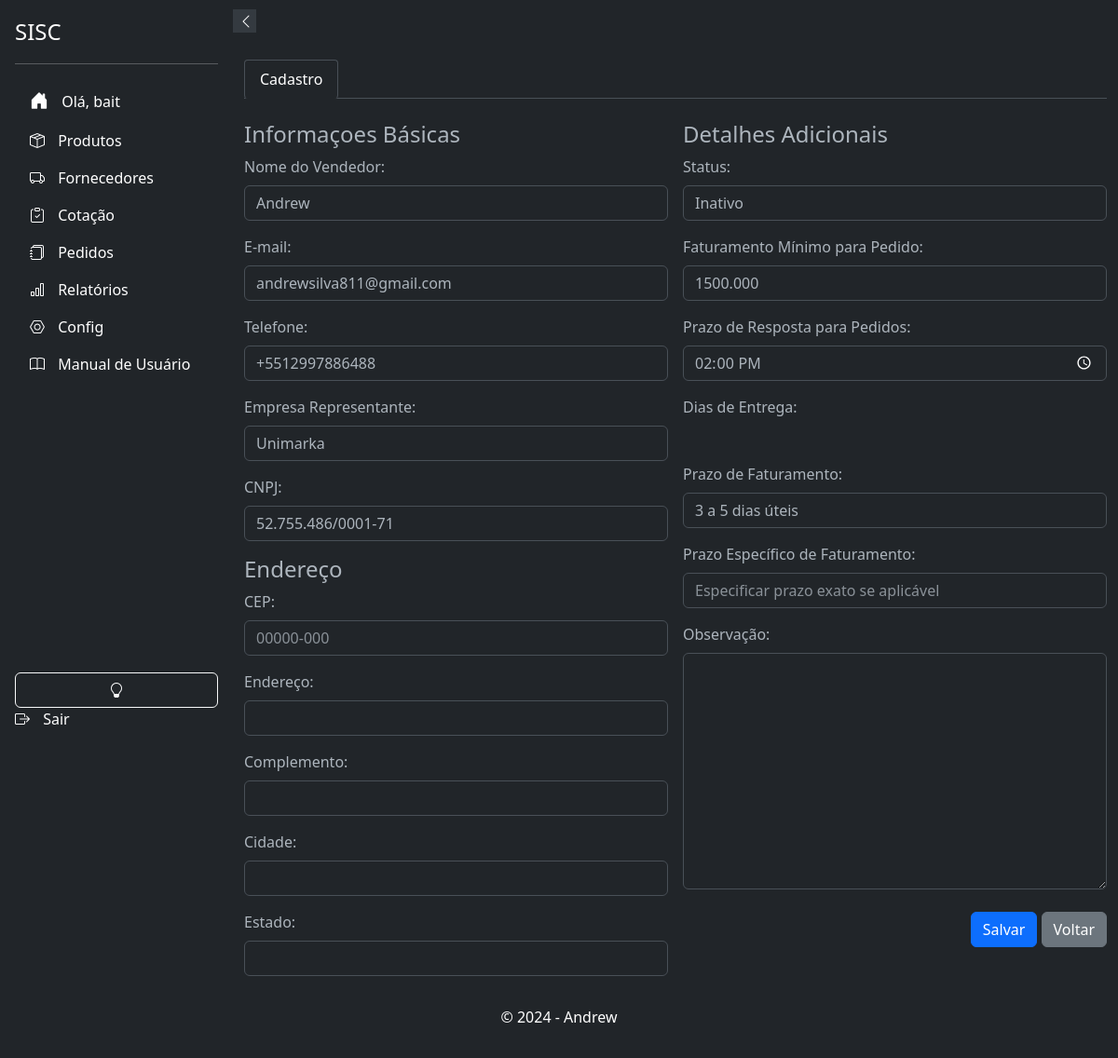
Page /suppliers/13/update/ (signed in) on the earlier database version.
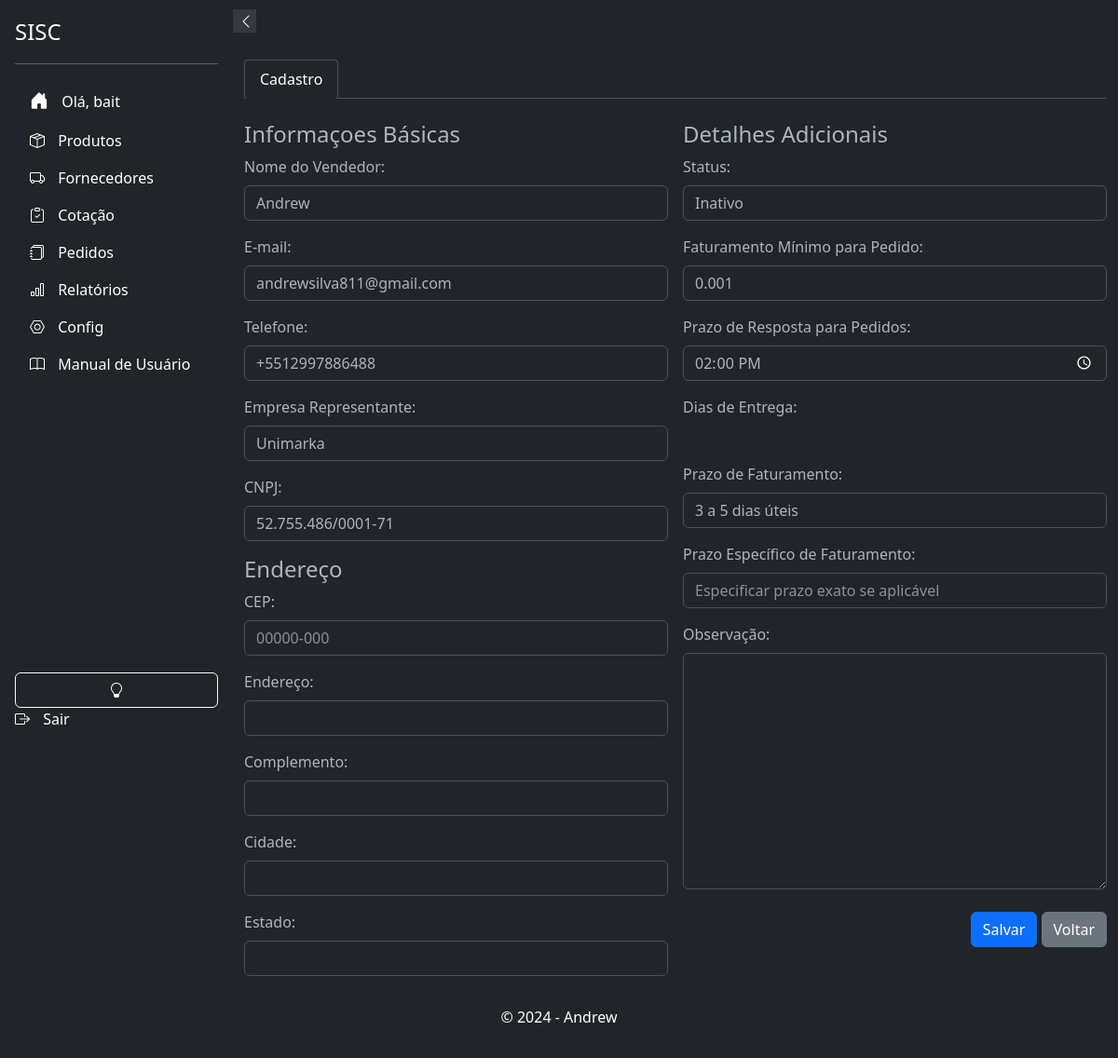
Same page on the later database version.
### suppliers/models.py (models this page shows, shortened)
class Supplier(models.Model):
    user = models.ForeignKey(settings.AUTH_USER_MODEL, on_delete=models.CASCADE, blank=True, null=True)
    name = models.CharField(max_length=255)
    email = models.EmailField(unique=True)
    phone_regex = RegexValidator(regex=r'^\+?\d{10,15}$', message="Número de telefone no formato: '+999999999'. Até 15 dígitos.", )
    phone = models.CharField(validators=[phone_regex], max_length=17, blank=True)
    company = models.CharField(max_length=255, null=True, blank=True)
    cnpj = models.CharField(max_length=18, unique=True, validators=[validate_cnpj], null=True, blank=True)
    active = models.BooleanField(default=True, verbose_name="Ativo")
    address_line_1 = models.CharField("Endereço", max_length=255, null=True, blank=True)
    address_line_2 = models.CharField("Complemento", max_length=255, null=True, blank=True)
    city = models.CharField("Cidade", max_length=100, null=True, blank=True)
    state = models.CharField("Estado", max_length=50, null=True, blank=True)
    zip_code = models.CharField("CEP", max_length=10, null=True, blank=True)
    minimum_order_value = models.DecimalField("Valor Mínimo para Pedido", max_digits=10, decimal_places=3, validators=[MinValueValidator(0)], null=True, blank=True)
    order_response_deadline = models.TimeField("Prazo de Resposta para Pedidos", null=True, blank=True)
    departments = models.ManyToManyField('products.Departamento', related_name='suppliers', blank=True)
    categories = models.ManyToManyField(Category, blank=True, verbose_name="Categorias")
    subcategories = models.ManyToManyField(Subcategory, blank=True, verbose_name="Subcategorias")
    brands = models.ManyToManyField(Brand,  blank=True, verbose_name="Marcas")
    created_at = models.DateTimeField(auto_now_add=False, default=datetime.datetime.now, null=True, blank=True)
    updated_at = models.DateTimeField(auto_now=True, verbose_name="Atualizado em")
    deleted = models.BooleanField(default=False)
    holiday_cover_name = models.CharField("Nome do Fornecedor de Férias", max_length=255, null=True, blank=True)
    holiday_cover_email = models.EmailField("Email do Fornecedor de Férias", null=True, blank=True)
    holiday_cover_phone = models.CharField("Telefone do Fornecedor de Férias", validators=[phone_regex], max_length=17, blank=True, null=True)
    observation = models.TextField("Observação", null=True, blank=True)
    delivery_days = models.CharField("Dias de Entrega", max_length=100, blank=True, null=True)
    quality_rating = models.IntegerField(default=0, blank=True, null=True)
    delivery_time_rating = models.IntegerField(default=0, blank=True, null=True)
    price_rating = models.IntegerField(default=0, blank=True, null=True)
    reliability_rating = models.IntegerField(default=0, blank=True, null=True)
    flexibility_rating = models.IntegerField(default=0, blank=True, null=True)
    partnership_rating = models.IntegerField(default=0, blank=True, null=True)
    comments = models.TextField("Comentários", max_length=100, blank=True, null=True)
    billing_deadline_choices = [
        ('1-2', '1 a 2 dias úteis'),
        ('3-5', '3 a 5 dias úteis'),
        ('6-10', '6 a 10 dias úteis'),
        ('11-15', '11 a 15 dias úteis'),
        ('15+', 'Mais de 15 dias úteis'),
        ('negotiable', 'A combinar')
    ]
    billing_deadline = models.CharField(max_length=20, choices=billing_deadline_choices, default='1-2', verbose_name="Prazo de Faturamento")
    specific_billing_deadline = models.CharField(max_length=50, blank=True, null=True, verbose_name="Prazo Específico de Faturamento")
    class Meta:
        ordering = ['name']

### suppliers/views.py (the view, shortened to what this page needs)
# urls.py: path('<int:pk>/update/', SupplierUpdateView.as_view(), name='supplier_update'),
@method_decorator(login_required(login_url='login'), name='dispatch')
class SupplierUpdateView(LoginRequiredMixin, SupplierFormMixin, UpdateView): # View para atualizar um fornecedor
    model = Supplier
    form_class = SupplierForm
    template_name = 'suppliers/supplier_form.html'
    success_url = reverse_lazy('suppliers:supplier_list')
    def get_context_data(self, **kwargs): # Adiciona os dias de entrega ao contexto
        context = super().get_context_data(**kwargs)
        context['selected_days'] = self.object.delivery_days.split(',') if self.object.delivery_days else []
        return context

### suppliers/templates/suppliers/supplier_form.html (shortened to what the changed rows need)
{% extends "base.html" %}
{% load static %}
{% load widget_tweaks %}
{% block content %}
<div class="container-fluid mt-4">
    <form action="" method="post" enctype="multipart/form-data" class="needs-validation" novalidate>
        <div class="tab-content">
          <div class="tab-pane active" id="info" role="tabpanel" aria-labelledby="info-tab">
            <div class="row g-3">
                <div class="col-lg-6">
                    <br>
                    <div class="mb-3 required-field">
                        <label for="id_name" class="form-label">Nome do Vendedor:</label>
                        {{ form.name|add_class:'form-control' }}
                    </div>
                    <div class="mb-3 required-field">
                        <label for="id_email" class="form-label">E-mail:</label>
                        {{ form.email|add_class:'form-control' }}
                    </div>
                    <div class="mb-3 required-field">
                        <label for="id_phone" class="form-label">Telefone:</label>
                        {{ form.phone|add_class:'form-control' }}
                    </div>
                    <div class="mb-3">
                        <label for="id_company" class="form-label">Empresa Representante:</label>
                        {{ form.company|add_class:'form-control' }}
                    </div>
                    <div class="mb-3">
                      <label for="id_cnpj" class="form-label">CNPJ:</label>
                      {{ form.cnpj|add_class:'form-control' }}
                  </div>
                    <div class="mb-3">
                      <label for="id_zip_code" class="form-label">CEP:</label>
                      {{ form.zip_code }}
                  </div>
                    <div class="mb-3">
                        <label for="id_address_line_1" class="form-label">Endereço:</label>
                        {{ form.address_line_1|add_class:'form-control' }}
                    </div>
                    <div class="mb-3">
                        <label for="id_address_line_2" class="form-label">Complemento:</label>
                        {{ form.address_line_2|add_class:'form-control' }}
                    </div>
                    <div class="mb-3">
                        <label for="id_city" class="form-label">Cidade:</label>
                        {{ form.city|add_class:'form-control' }}
                    </div>
                    <div class="mb-3">
                        <label for="id_state" class="form-label">Estado:</label>
                        {{ form.state|add_class:'form-control' }}
                    </div>
                </div>
                <div class="col-lg-6">
                    <br>
                    <div class="mb-3">
                        <label for="id_active" class="form-label">Status:</label>
                        {{ form.active|add_class:'form-control' }}
                    </div>
                    <div class="mb-3">
                        <label for="id_minimum_order_value" class="form-label">Faturamento Mínimo para Pedido:</label>
                        {{ form.minimum_order_value|add_class:'form-control' }}
                    </div>
                    <div class="mb-3">
                        <label for="id_order_response_deadline" class="form-label">Prazo de Resposta para Pedidos:</label>
                        {{ form.order_response_deadline|add_class:'form-control' }}
                    </div>
                    <br>
                    <div class="mb-3">
                        <label for="id_billing_deadline" class="form-label">Prazo de Faturamento:</label>
                        {{ form.billing_deadline }}
                    </div>
                    <div class="mb-3">
                        <label for="id_specific_billing_deadline" class="form-label">Prazo Específico de Faturamento:</label>
                        {{ form.specific_billing_deadline }}
                    </div>
                    <div class="mb-3">
                        <label for="id_observation" class="form-label">Observação:</label>
                        {{ form.observation|add_class:'form-control' }}
                    </div>
                </div>
            </div>
          </div>
                </div>
            </div>
          </div>
{% endblock %}

Differences in the rows shown:
changed Supplier "Andrew": minimum_order_value "1500.000" → "0.001"
